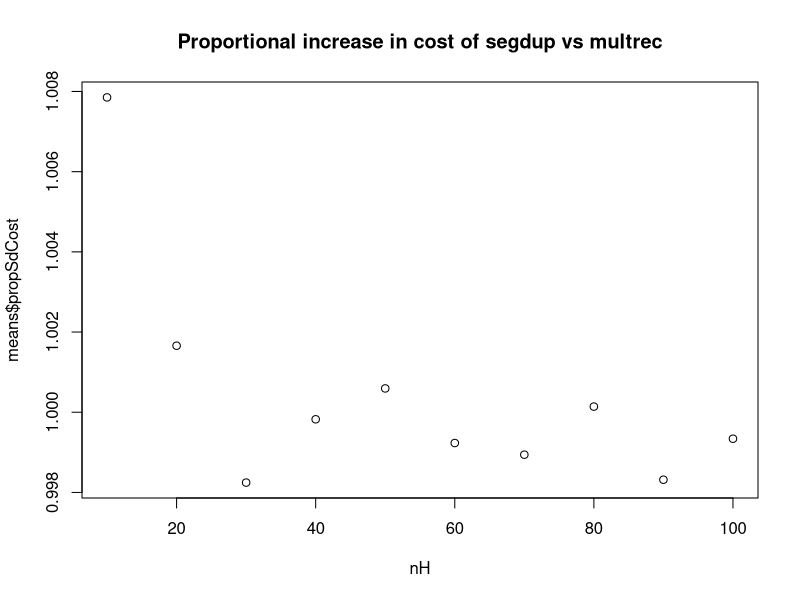
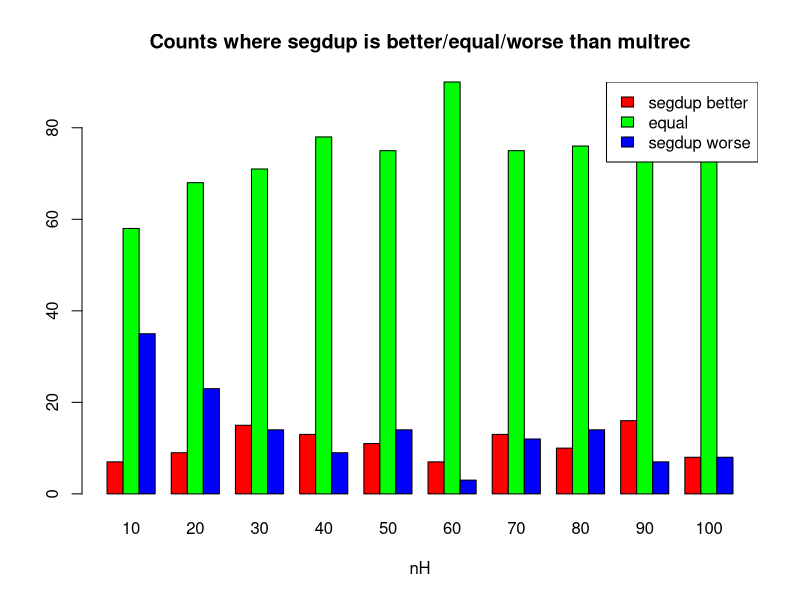
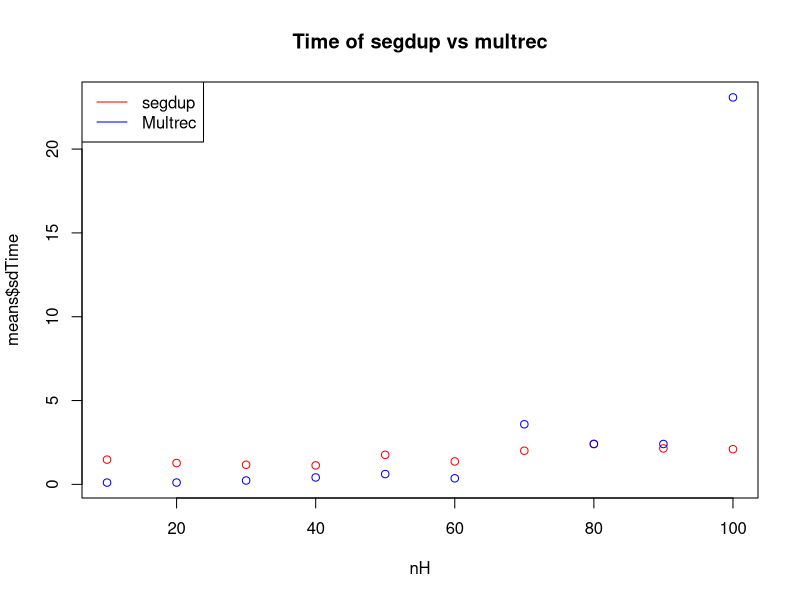
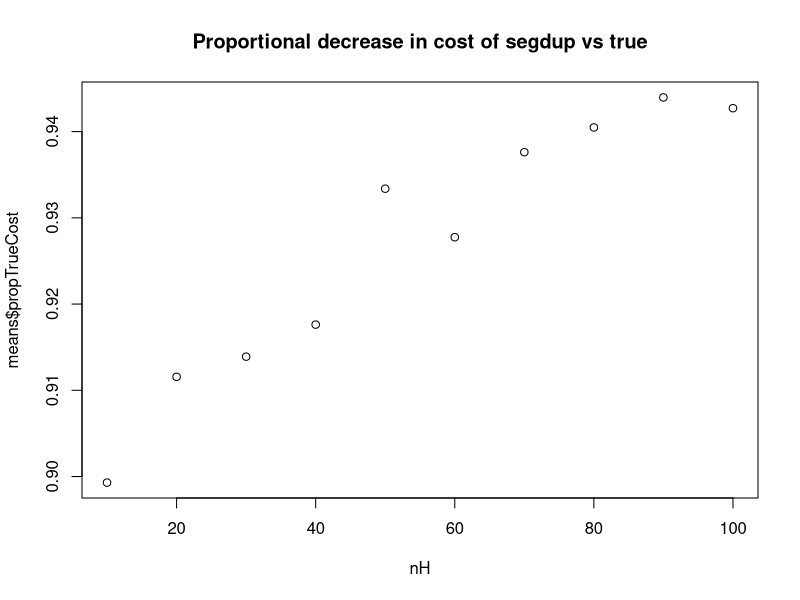
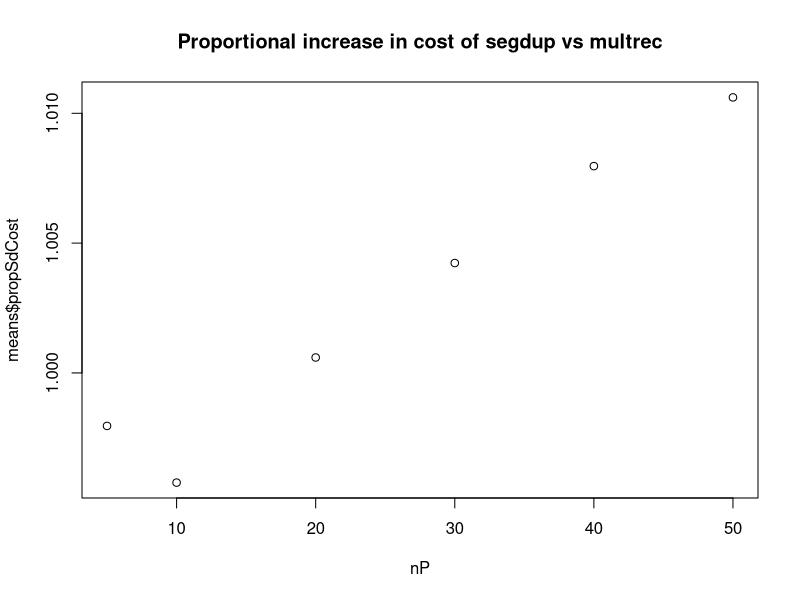
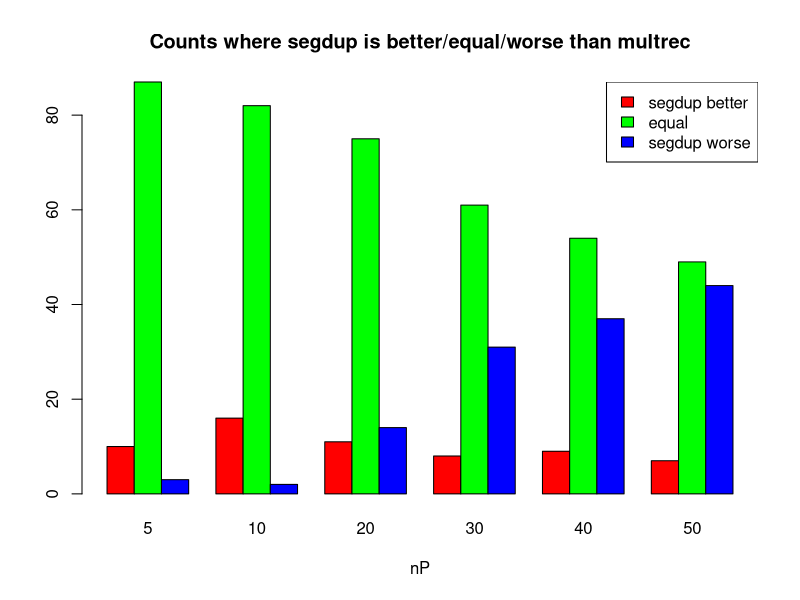
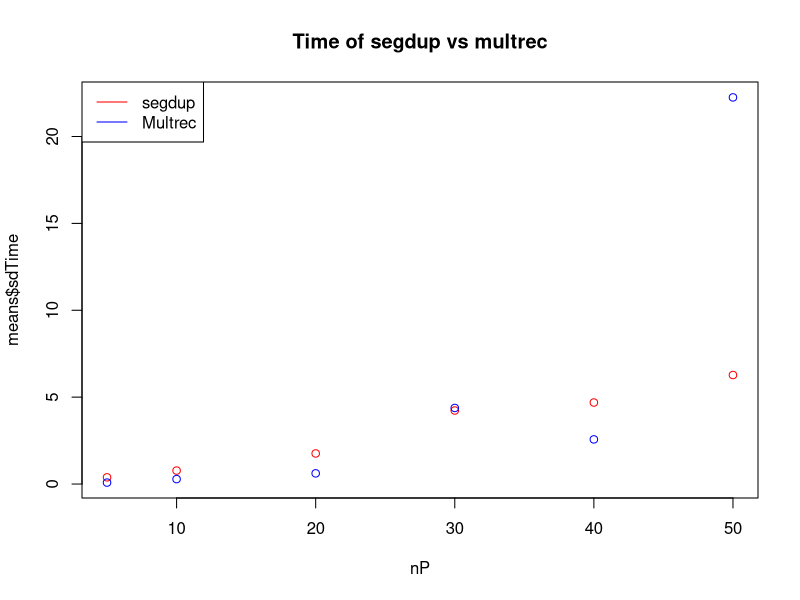
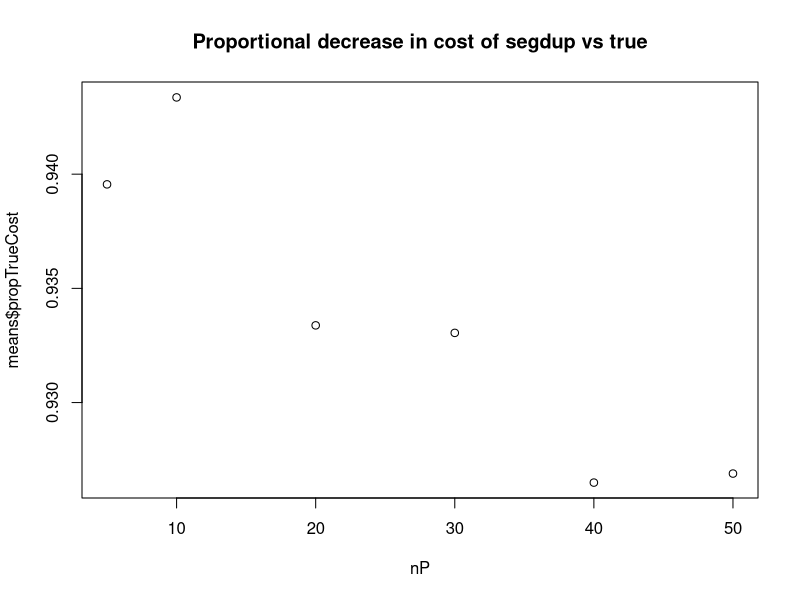

Here is the R script that generated these plots, in order:
#system("python3 process.py")
dat <- read.csv("allresults.csv", header=T)

#default values (change nP to 20)
nH <- 50
nP <- 20
rB <- 2
pJ <- 0.5

d <- 10
l <- 1
dat$trueCost <- d*dat$nAllDupEvents+l*dat$nLineageSort

dat$propSdCost <- dat$cost/dat$mrCost
dat$propTrueCost <- dat$cost/dat$trueCost

dat$sdBetter <- dat$cost < dat$mrCost
dat$same <- dat$cost == dat$mrCost
dat$mrBetter <- dat$mrCost < dat$cost


#varying nH
nHdat <- dat[dat$nP==nP & dat$rB==rB & dat$pJ == pJ,]

totals <- aggregate(nHdat, by = list(nHdat$nH), FUN = sum)
means <- aggregate(nHdat, by = list(nHdat$nH), FUN = mean)
sds <- aggregate(nHdat, by = list(nHdat$nH), FUN = sd)

#compare cost to Multrec - proportional increase
pdf("figures/nH-sdvmr-cost.pdf")
plot(means$nH, means$propSdCost, main="Proportional increase in cost of segdup vs multrec", xlab="nH")
dev.off()

#compare cost to Multrec - counts
pdf("figures/nH-sdvmr-counts.pdf")
barplot(t(as.matrix(totals[,c("sdBetter","same","mrBetter")])), names.arg=means$nH, beside=T, col=c("red","green","blue"), main="Counts where segdup is better/equal/worse than multrec", xlab="nH")
legend("topright", legend=c("segdup better","equal","segdup worse"), fill=c("red","green","blue"))
dev.off()

#compare time to Multrec
pdf("figures/nH-sdvmr-time.pdf")
plot(means$nH, means$sdTime, col="red", main="Time of segdup vs multrec", xlab="nH", ylim=c(min(means$sdTime,means$mrTime),max(means$sdTime,means$mrTime)))
points(means$nH, means$mrTime, col="blue")
legend("topleft", legend=c("segdup","Multrec"), col=c("red","blue"), lty=1)
dev.off()

#compare cost to true reconciliation
pdf("figures/nH-sdvtr-cost.pdf")
plot(means$nH, means$propTrueCost, main="Proportional decrease in cost of segdup vs true", xlab="nH")
dev.off()


#varying nP
nPdat <- dat[dat$nH==nH & dat$rB==rB & dat$pJ == pJ,]

totals <- aggregate(nPdat, by = list(nPdat$nP), FUN = sum)
means <- aggregate(nPdat, by = list(nPdat$nP), FUN = mean)
sds <- aggregate(nPdat, by = list(nPdat$nP), FUN = sd)

#compare cost to Multrec - proportional increase
pdf("figures/nP-sdvmr-cost.pdf")
plot(means$nP, means$propSdCost, main="Proportional increase in cost of segdup vs multrec", xlab="nP")
dev.off()

#compare cost to Multrec - counts
pdf("figures/nP-sdvmr-counts.pdf")
barplot(t(as.matrix(totals[,c("sdBetter","same","mrBetter")])), names.arg=means$nP, beside=T, col=c("red","green","blue"), main="Counts where segdup is better/equal/worse than multrec", xlab="nP")
legend("topright", legend=c("segdup better","equal","segdup worse"), fill=c("red","green","blue"))
dev.off()

#compare time to Multrec
pdf("figures/nP-sdvmr-time.pdf")
plot(means$nP, means$sdTime, col="red", main="Time of segdup vs multrec", xlab="nP", ylim=c(min(means$sdTime,means$mrTime),max(means$sdTime,means$mrTime)))
points(means$nP, means$mrTime, col="blue")
legend("topleft", legend=c("segdup","Multrec"), col=c("red","blue"), lty=1)
dev.off()

#compare cost to true reconciliation
pdf("figures/nP-sdvtr-cost.pdf")
plot(means$nP, means$propTrueCost, main="Proportional decrease in cost of segdup vs true", xlab="nP")
dev.off()


#varying rB
rBdat <- dat[dat$nH==nH & dat$nP==nP & dat$pJ == pJ,]

totals <- aggregate(rBdat, by = list(rBdat$rB), FUN = sum)
means <- aggregate(rBdat, by = list(rBdat$rB), FUN = mean)
sds <- aggregate(rBdat, by = list(rBdat$rB), FUN = sd)

#compare cost to Multrec - proportional increase
pdf("figures/rB-sdvmr-cost.pdf")
plot(means$rB, means$propSdCost, main="Proportional increase in cost of segdup vs multrec", xlab="rB")
dev.off()

#compare cost to Multrec - counts
pdf("figures/rB-sdvmr-counts.pdf")
barplot(t(as.matrix(totals[,c("sdBetter","same","mrBetter")])), names.arg=means$rB, beside=T, col=c("red","green","blue"), main="Counts where segdup is better/equal/worse than multrec", xlab="rB")
legend("topright", legend=c("segdup better","equal","segdup worse"), fill=c("red","green","blue"))
dev.off()

#compare time to Multrec
pdf("figures/rB-sdvmr-time.pdf")
plot(means$rB, means$sdTime, col="red", main="Time of segdup vs multrec", xlab="rB", ylim=c(min(means$sdTime,means$mrTime),max(means$sdTime,means$mrTime)))
points(means$rB, means$mrTime, col="blue")
legend("topleft", legend=c("segdup","Multrec"), col=c("red","blue"), lty=1)
dev.off()

#compare cost to true reconciliation
pdf("figures/rB-sdvtr-cost.pdf")
plot(means$rB, means$propTrueCost, main="Proportional decrease in cost of segdup vs true", xlab="rB")
dev.off()


#varying pJ
pJdat <- dat[dat$nH == nH & dat$nP==nP & dat$rB==rB,]

totals <- aggregate(pJdat, by = list(pJdat$pJ), FUN = sum)
means <- aggregate(pJdat, by = list(pJdat$pJ), FUN = mean)
sds <- aggregate(pJdat, by = list(pJdat$pJ), FUN = sd)

#compare cost to Multrec - proportional increase
pdf("figures/pJ-sdvmr-cost.pdf")
plot(means$pJ, means$propSdCost, main="Proportional increase in cost of segdup vs multrec", xlab="pJ")
dev.off()

#compare cost to Multrec - counts
pdf("figures/pJ-sdvmr-counts.pdf")
barplot(t(as.matrix(totals[,c("sdBetter","same","mrBetter")])), names.arg=means$pJ, beside=T, col=c("red","green","blue"), main="Counts where segdup is better/equal/worse than multrec", xlab="pJ")
legend("topright", legend=c("segdup better","equal","segdup worse"), fill=c("red","green","blue"))
dev.off()

#compare time to Multrec
pdf("figures/pJ-sdvmr-time.pdf")
plot(means$pJ, means$sdTime, col="red", main="Time of segdup vs multrec", xlab="pJ", ylim=c(min(means$sdTime,means$mrTime),max(means$sdTime,means$mrTime)))
points(means$pJ, means$mrTime, col="blue")
legend("topleft", legend=c("segdup","Multrec"), col=c("red","blue"), lty=1)
dev.off()

#compare cost to true reconciliation
pdf("figures/pJ-sdvtr-cost.pdf")
plot(means$pJ, means$propTrueCost, main="Proportional decrease in cost of segdup vs true", xlab="pJ")
dev.off()
